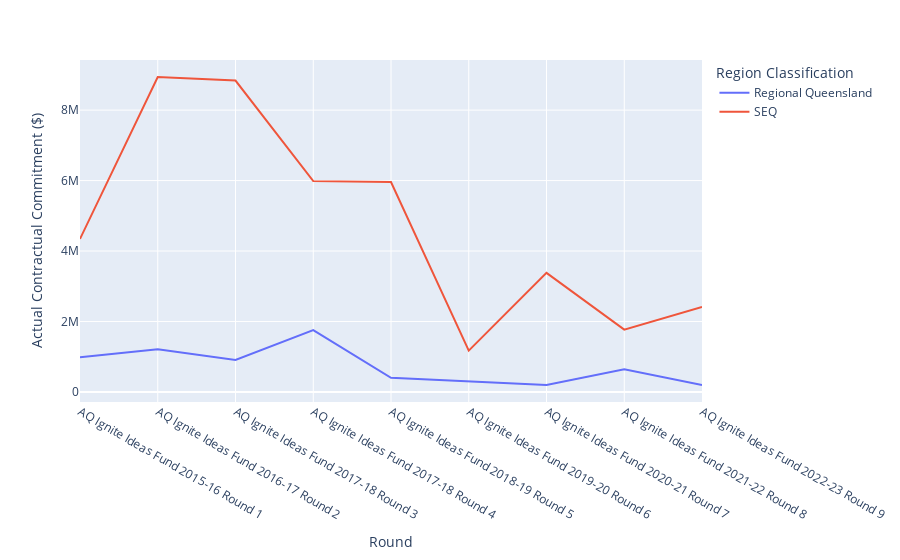

Notebook source saved alongside this figure:
### Code cell
#Visualing the data by line graph to clearly show the trend of each round
df_reset = regional_df.reset_index()
regional_line = px.line(df_reset, x='Round', y='Actual Contractual Commitment ($)', color='Region Classification')
regional_line.show()

### Figure 1 — Plotly figure (JSON) as saved in the notebook; plotly's stock layout.template omitted (floating-point values rounded to 4 significant figures)
{"data": [{"hovertemplate": "Region Classification=Regional Queensland<br>Round=%{x}<br>Actual Contractual Commitment ($)=%{y}<extra></extra>", "legendgroup": "Regional Queensland", "line": {"color": "#636efa", "dash": "solid"}, "marker": {"symbol": "circle"}, "mode": "lines", "name": "Regional Queensland", "orientation": "v", "showlegend": true, "type": "scatter", "x": ["AQ Ignite Ideas Fund 2015-16 Round 1", "AQ Ignite Ideas Fund 2016-17 Round 2", "AQ Ignite Ideas Fund 2017-18 Round 3", "AQ Ignite Ideas Fund 2017-18 Round 4", "AQ Ignite Ideas Fund 2018-19 Round 5", "AQ Ignite Ideas Fund 2019-20 Round 6", "AQ Ignite Ideas Fund 2020-21 Round 7", "AQ Ignite Ideas Fund 2021-22 Round 8", "AQ Ignite Ideas Fund 2022-23 Round 9"], "xaxis": "x", "y": [985934, 1215043, 908108, 1755909, 399462, 300000, 200000, 641960, 200000], "yaxis": "y"}, {"hovertemplate": "Region Classification=SEQ<br>Round=%{x}<br>Actual Contractual Commitment ($)=%{y}<extra></extra>", "legendgroup": "SEQ", "line": {"color": "#EF553B", "dash": "solid"}, "marker": {"symbol": "circle"}, "mode": "lines", "name": "SEQ", "orientation": "v", "showlegend": true, "type": "scatter", "x": ["AQ Ignite Ideas Fund 2015-16 Round 1", "AQ Ignite Ideas Fund 2016-17 Round 2", "AQ Ignite Ideas Fund 2017-18 Round 3", "AQ Ignite Ideas Fund 2017-18 Round 4", "AQ Ignite Ideas Fund 2018-19 Round 5", "AQ Ignite Ideas Fund 2019-20 Round 6", "AQ Ignite Ideas Fund 2020-21 Round 7", "AQ Ignite Ideas Fund 2021-22 Round 8", "AQ Ignite Ideas Fund 2022-23 Round 9"], "xaxis": "x", "y": [4343347, 8937280, 8838811, 5984395, 5957671, 1174000, 3379603, 1769995, 2411390], "yaxis": "y"}], "layout": {"autosize": true, "legend": {"title": {"text": "Region Classification"}, "tracegroupgap": 0}, "margin": {"t": 60}, "xaxis": {"anchor": "y", "autorange": true, "domain": [0, 1], "range": [0, 8], "title": {"text": "Round"}, "type": "category"}, "yaxis": {"anchor": "x", "autorange": true, "domain": [0, 1], "range": [-285400.0, 9423000.0], "title": {"text": "Actual Contractual Commitment ($)"}, "type": "linear"}}}
